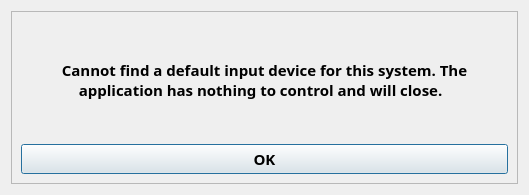
<?xml version="1.0" encoding="UTF-8"?>
<ui version="4.0">
 <class>Input_Device_Warning_Dialog</class>
 <widget class="QDialog" name="Input_Device_Warning_Dialog">
  <property name="windowModality">
   <enum>Qt::ApplicationModal</enum>
  </property>
  <property name="geometry">
   <rect>
    <x>0</x>
    <y>0</y>
    <width>529</width>
    <height>195</height>
   </rect>
  </property>
  <property name="font">
   <font>
    <family>Source Sans Pro</family>
    <pointsize>12</pointsize>
   </font>
  </property>
  <property name="windowTitle">
   <string>Input Device Not Found</string>
  </property>
  <layout class="QGridLayout" name="gridLayout">
   <item row="0" column="0">
    <widget class="QFrame" name="frame_2">
     <property name="sizePolicy">
      <sizepolicy hsizetype="MinimumExpanding" vsizetype="MinimumExpanding">
       <horstretch>0</horstretch>
       <verstretch>0</verstretch>
      </sizepolicy>
     </property>
     <property name="font">
      <font>
       <family>Unispace</family>
       <pointsize>14</pointsize>
       <weight>75</weight>
       <bold>true</bold>
      </font>
     </property>
     <property name="frameShape">
      <enum>QFrame::StyledPanel</enum>
     </property>
     <property name="frameShadow">
      <enum>QFrame::Plain</enum>
     </property>
     <layout class="QVBoxLayout" name="verticalLayout">
      <item>
       <widget class="QLabel" name="label">
        <property name="font">
         <font>
          <family>Unispace</family>
          <pointsize>11</pointsize>
          <weight>75</weight>
          <bold>true</bold>
         </font>
        </property>
        <property name="text">
         <string>Cannot find a default input device for this system. The application has nothing to control and will close.  </string>
        </property>
        <property name="alignment">
         <set>Qt::AlignCenter</set>
        </property>
        <property name="wordWrap">
         <bool>true</bool>
        </property>
       </widget>
      </item>
      <item>
       <widget class="QPushButton" name="okButton">
        <property name="font">
         <font>
          <family>Unispace</family>
          <pointsize>11</pointsize>
          <weight>75</weight>
          <bold>true</bold>
         </font>
        </property>
        <property name="text">
         <string>OK</string>
        </property>
       </widget>
      </item>
     </layout>
    </widget>
   </item>
  </layout>
 </widget>
 <resources/>
 <connections/>
</ui>
